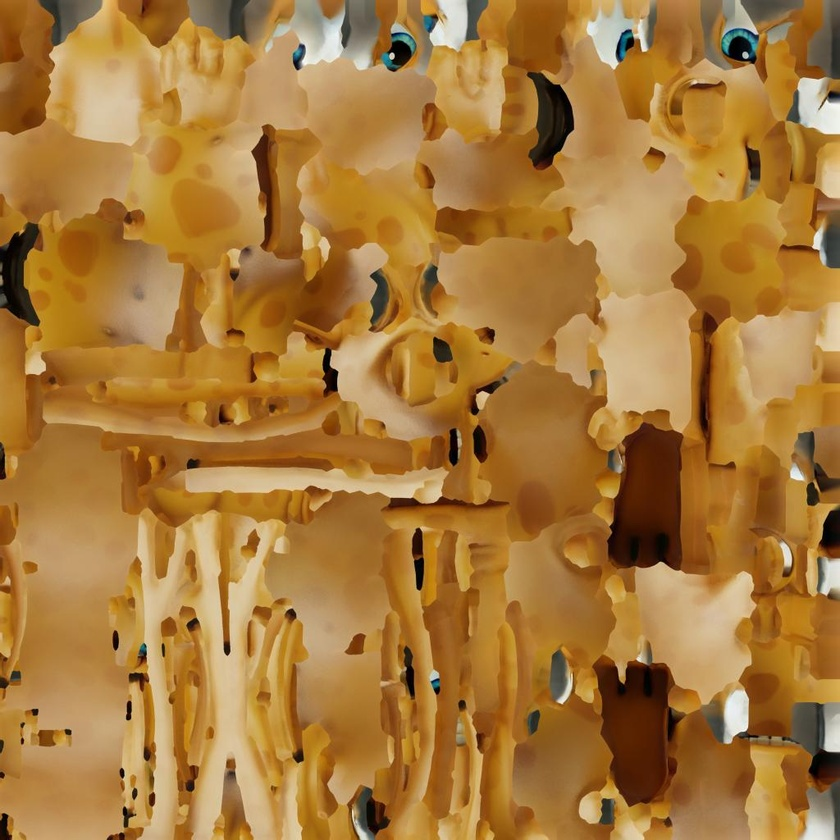
#> input picture art/generated/bog_basecolor.jpg, 840 x 840 px, shrunk from 1024 x 1024 before the run
$ python -i flame_glow.py   (imports and definitions only)
#> lines starting #> are read from the running program, lines starting #| are printed output that depends on the picture; after the words box and inside, x2 and y2 are one past the last pixel; in counts of white or black regions, pixels touching at a corner belong together
#> further down, picture is the input picture: PIL image 840x840 RGB; mean R, G, B 167.7, 121.7, 59.5
"""The campfire's glow — manufactured from its own base colour, after the textures.

`CAMPFIRE.glb` is a Tripo download, and a Tripo download is one mesh with one
material carrying base colour, a roughness-metallic map and a normal map. Its
flame is *geometry*: a modelled tongue of fire standing in the stones, painted
orange in the base texture and lit by nothing at all. Dropped into the menu as
it arrives it is a traffic cone. Nothing in the file says "this part of me is a
light".

The old menu fire said it the only way a hand-built prop can: two cones with
`SHADING_MODE_UNSHADED` and `emission_energy_multiplier` 2.2 and 3.4, comfortably
over the environment's 1.45 glow threshold (`arena_env.tres`), so the glow pass
bloomed them and nothing else in the glade. That threshold is what makes the
trick work, and it is also what makes it *unavailable* to a downloaded prop: a
baked-in orange sits under 1.0 in linear light, the threshold is 1.45, and no
amount of base colour ever reaches it. A surface only crosses 1.45 by emitting.

So this module gives the flame the one thing the download is missing, and gives
it in the place every other prop in `art/generated` carries it: an emission
texture in the asset. Nothing in GDScript then has to remember that the campfire
is special. Godot's importer reads `emissiveTexture` and
`KHR_materials_emissive_strength` straight into `emission_enabled`,
`emission_texture` and `emission_energy_multiplier` — the same three fields the
cones set by hand, so the fire glows for exactly the reason it used to, off an
asset instead of off a script.

**Why a hue mask rather than a hand-painted map.** Tripo's atlas is a scatter of
unrelated patches; there is no "flame island" to select by UV rectangle, and the
patches move if the model is ever re-downloaded or re-decimated. What does not
move is the paint: on a fire, orange *is* the flame. The mask is therefore a
question asked of the colour — is this texel a saturated, bright
red-through-yellow — and the answer is checked against the geometry rather than
trusted. At the shipping thresholds it lights nothing below 10 cm, twelve per
cent of the 12-24 cm band, sixty-four per cent of 24-36 cm and everything above
that, on a 92 cm model whose stone ring is the bottom quarter. That is the flame
column, found by colour and confirmed by height.

**Why the mask is blurred before it multiplies.** A hard mask is a hard edge,
and the glow pass is the one thing that makes a hard edge obvious: the bloom
stops dead on a texel boundary and the flame reads as cut out with scissors. Two
pixels at 1024 is about a millimetre and a half on the model — enough for the
bloom to fall off the way a flame's does, far too little to leak onto a stone.

**Why it runs after the texture loop and not from the bow's hook.**
`decimate_assets.py` re-copies every image in the *builder's* document by reading
its `bufferView` out of the *source* file. An image appended before that loop
would have its brand-new view index looked up in the wrong document and come
back as whatever bytes happened to live at that index. So this is a second hook
point, after the loop, and that ordering is the whole reason it exists.
"""

import io

import numpy as np
from PIL import Image, ImageFilter

# What counts as flame, asked of the base colour in HSV.
#
# Hue 0..65 degrees, wrapping through red: the fire is painted deep red at its
# base through orange to yellow at the tips, and 65 stops short of the
# yellow-green the moss around the pit is painted in. Saturation 0.62 and value
# 0.68 are what separate flame from *warm stone* — this atlas is full of tan and
# salmon rock faces at hue 25-35, and they sit at half the saturation of the
# paint on the flame. Measured against the geometry, not guessed; see the module
# docstring for where these thresholds land on the model.
HUE_MAX_DEGREES = 65.0
HUE_WRAP_DEGREES = 345.0
SATURATION_MIN = 0.62
VALUE_MIN = 0.68

# Feather on the mask edge, in texels of the emission map.
MASK_BLUR = 2.0

# How hard the flame emits.
#
# The environment's glow threshold is 1.45, so anything under that is a warm
# patch of paint and anything over it blooms. The brightest texels this mask
# keeps sit near 0.95, so 2.6 puts the flame's core at about 2.5 — over the
# threshold with room to spare, and between the old cones' 2.2 and 3.4, which is
# the amount of bloom this menu was framed around.
EMISSIVE_STRENGTH = 2.6

EMISSIVE_EXTENSION = "KHR_materials_emissive_strength"
EMISSIVE_IMAGE = "emissive"
BASECOLOR_IMAGE = "basecolor"


def flame_mask(img):
    """The feathered 0..1 mask of which texels are flame.

    Returns (mask, kept_fraction), the fraction being of the *hard* mask,
    because that is the number with a meaning — how much of the atlas is painted
    fire — where the blurred one only counts the length of its own edges.
    """
    hsv = np.asarray(img.convert("HSV")).astype(np.float32)
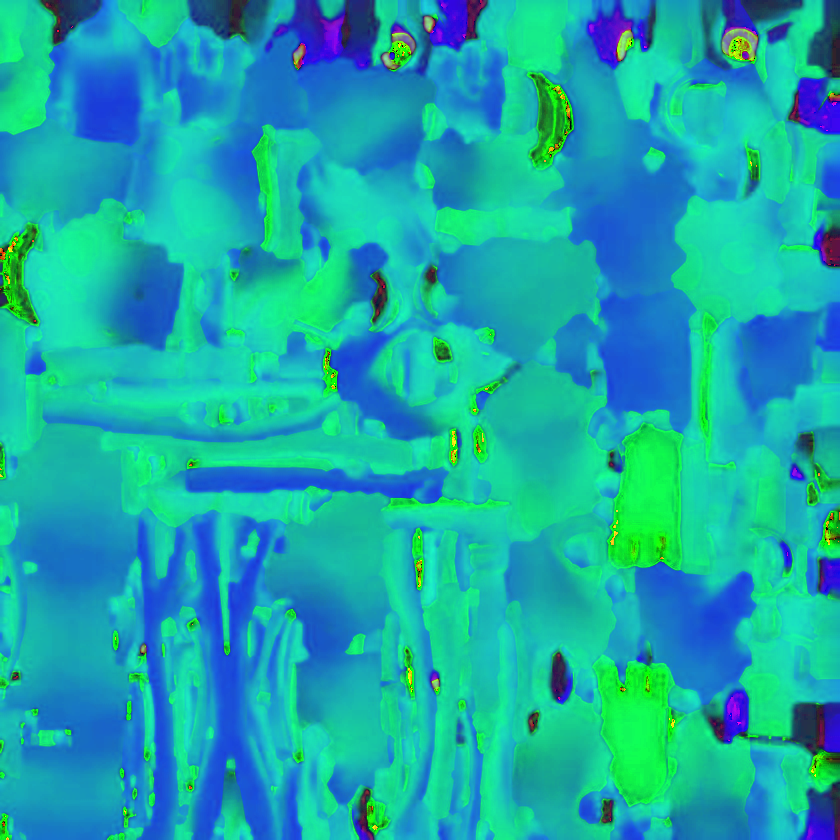
#> hsv: shape (840, 840, 3) float32; mean R, G, B 25.1, 169.1, 168
    hue = hsv[..., 0] * (360.0 / 255.0)
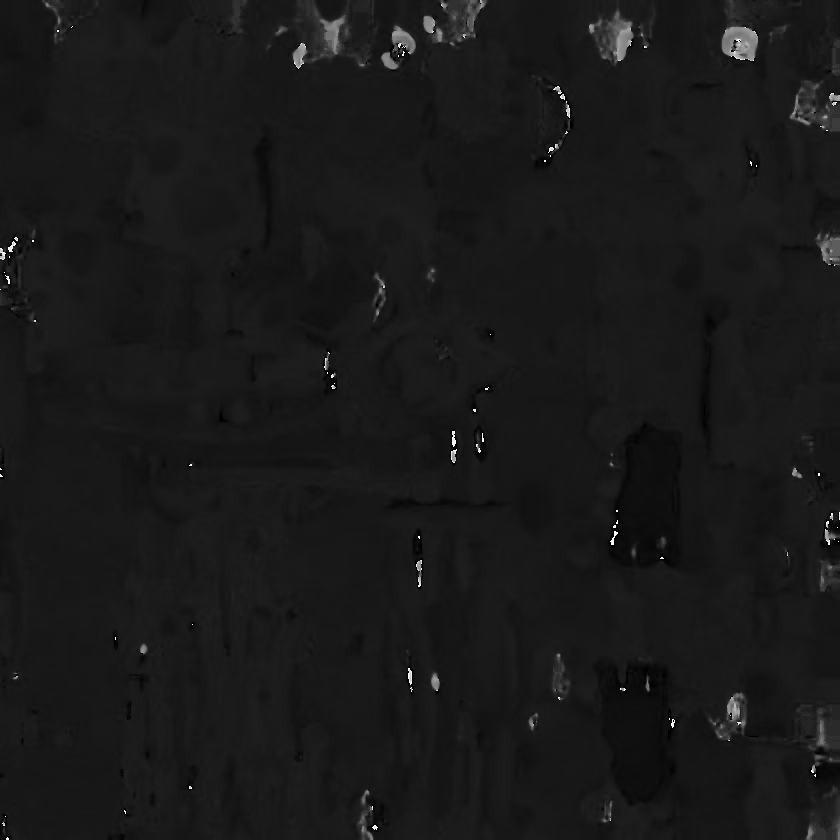
#> hue: shape (840, 840) float32; min 0, max 357.2, mean 35.5; drawn with min black and max white
    sat = hsv[..., 1] / 255.0
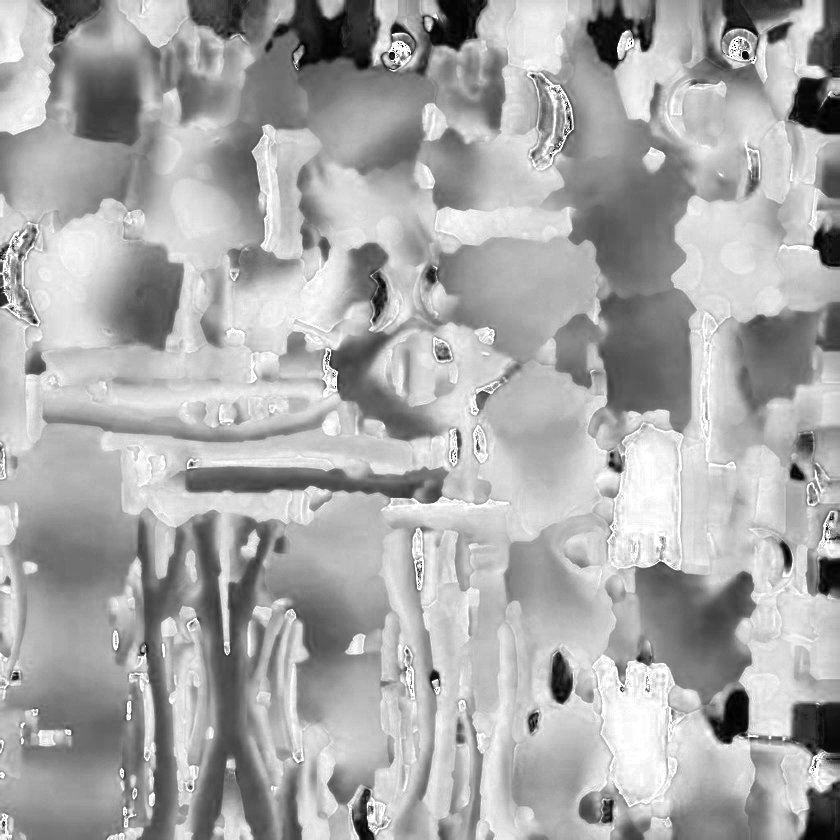
#> sat: shape (840, 840) float32; min 0, max 1, mean 0.663
    val = hsv[..., 2] / 255.0
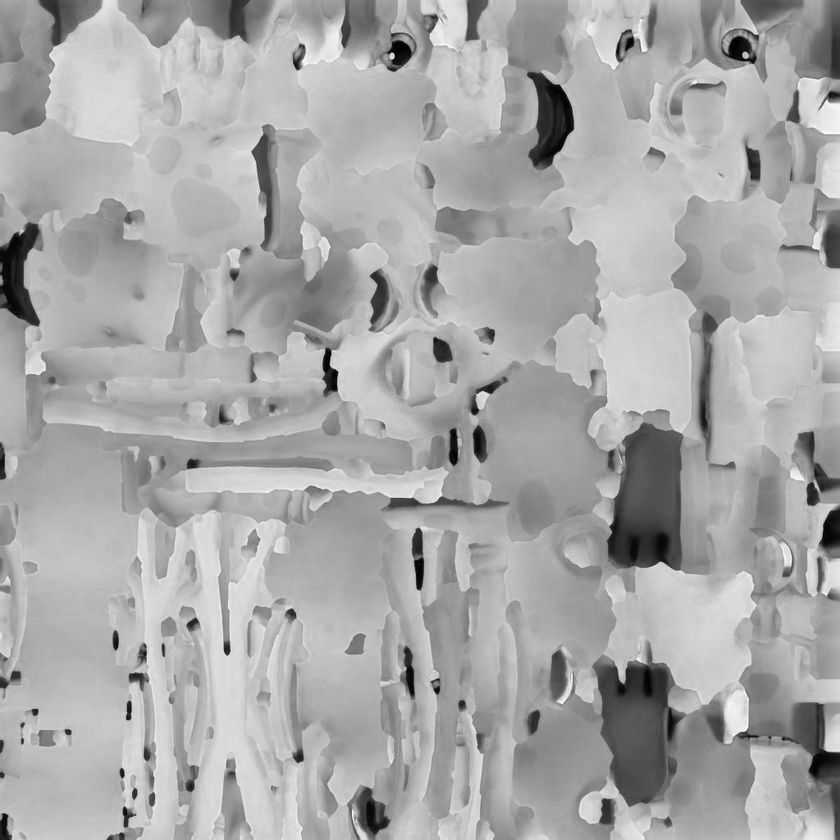
#> val: shape (840, 840) float32; min 0, max 1, mean 0.659

    hard = (((hue <= HUE_MAX_DEGREES) | (hue >= HUE_WRAP_DEGREES)) &
            (sat >= SATURATION_MIN) & (val >= VALUE_MIN))
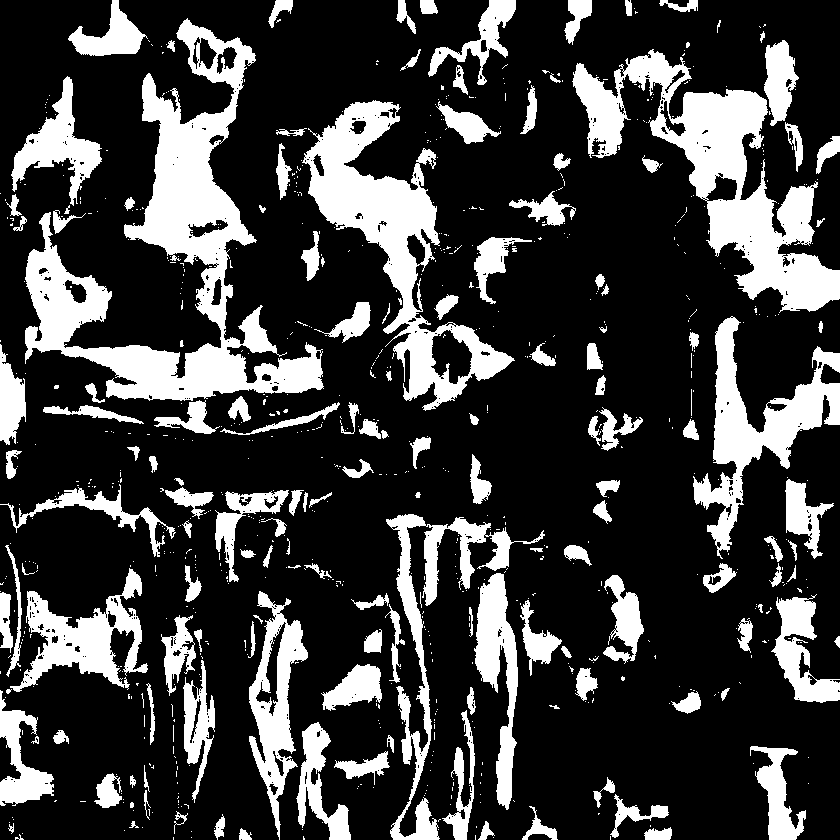
#> hard: shape (840, 840) bool; 23.9% white; 824 white regions (671 under 20 px), largest, box (x1, y1, x2, y2) and area: (25, 18, 324, 401) 30664, (572, 49, 840, 313) 21149, (302, 100, 515, 411) 16901
    kept = float(hard.mean())
#> kept = 0.239

    blurred = Image.fromarray((hard * 255).astype(np.uint8)).filter(
        ImageFilter.GaussianBlur(MASK_BLUR))
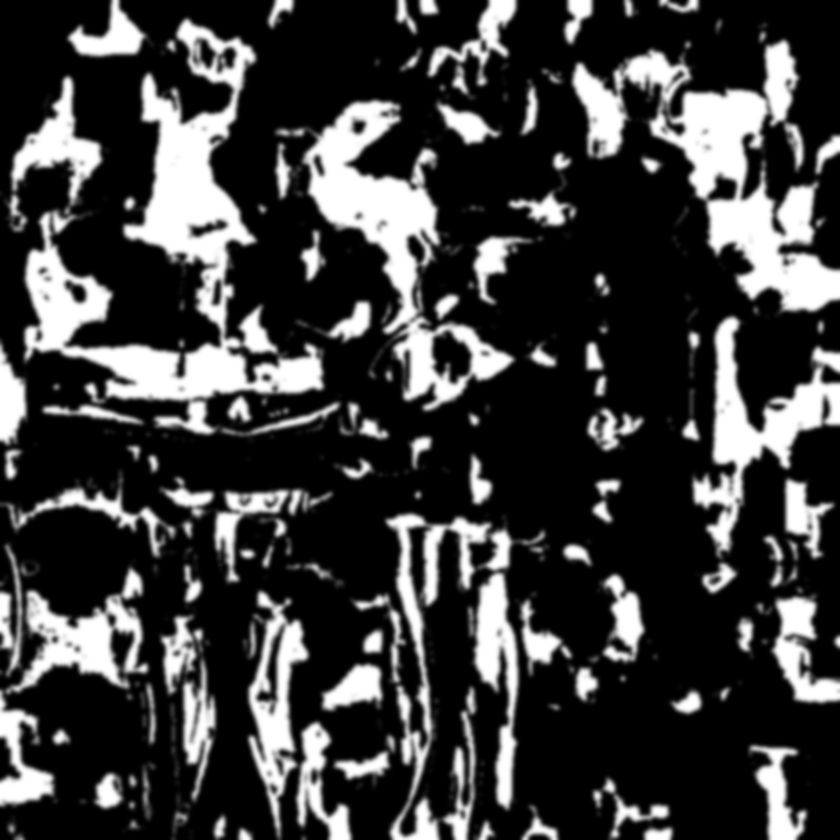
#> blurred: PIL image 840x840 L; min 0, max 255, mean 61.1
    return np.asarray(blurred).astype(np.float32) / 255.0, kept


# [65 lines left out: functions emission_png, add_emission, not called in this run]

>>> from PIL import Image
>>> picture = Image.open('../art/generated/bog_basecolor.jpg')
>>> result = flame_mask(picture)

$ run again, on art/generated/arrow_basecolor.png
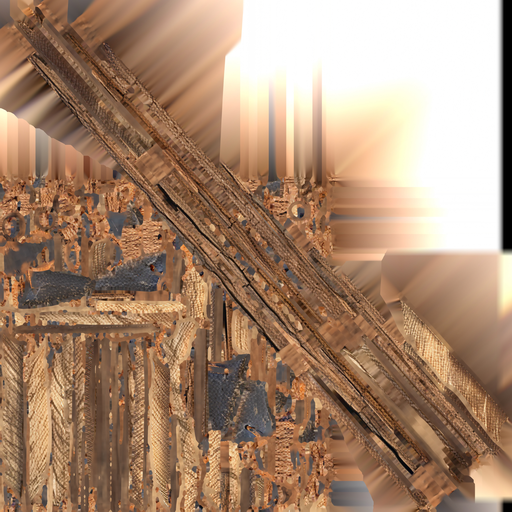
#> input picture art/generated/arrow_basecolor.png, 512 x 512 px
#> picture is the input picture: PIL image 512x512 RGB; mean R, G, B 167.8, 136.6, 112.5
#> in flame_mask, `val = hsv[..., 2] / 255.0`:
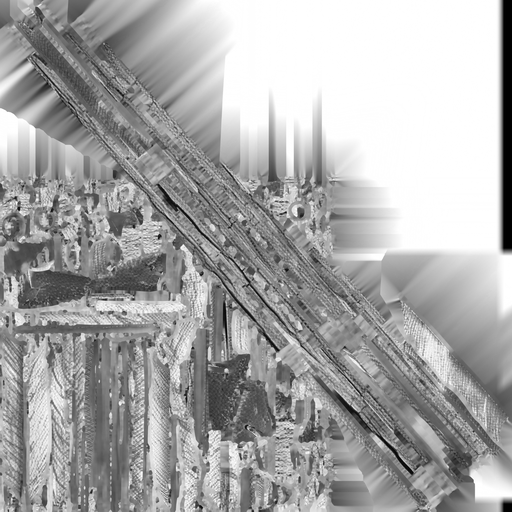
#> val: shape (512, 512) float32; min 0, max 1, mean 0.658
#> in flame_mask, `hard = (((hue <= HUE_MAX_DEGREES) | (hue >= HUE_WRAP_DEGREES)) & (sat ..`:
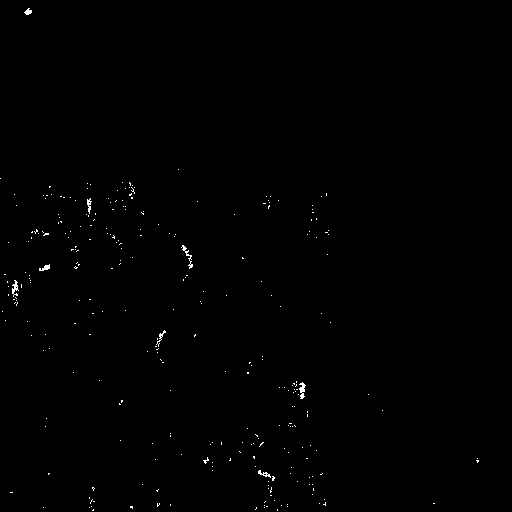
#> hard: shape (512, 512) bool; 0.35% white in thin lines or dots
#> kept = 0.00347

$ run again, on art/generated/campfire_basecolor.png
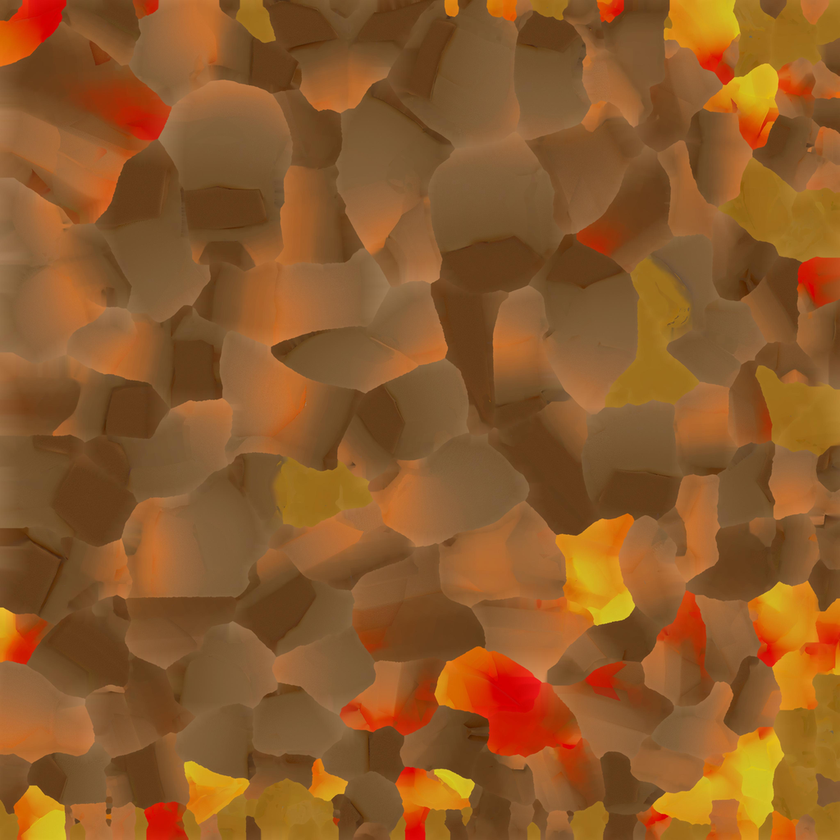
#> input picture art/generated/campfire_basecolor.png, 840 x 840 px, shrunk from 1024 x 1024 before the run
#> picture is the input picture: PIL image 840x840 RGB; mean R, G, B 140.8, 89.5, 41.5
#> in flame_mask, `hard = (((hue <= HUE_MAX_DEGREES) | (hue >= HUE_WRAP_DEGREES)) & (sat ..`:
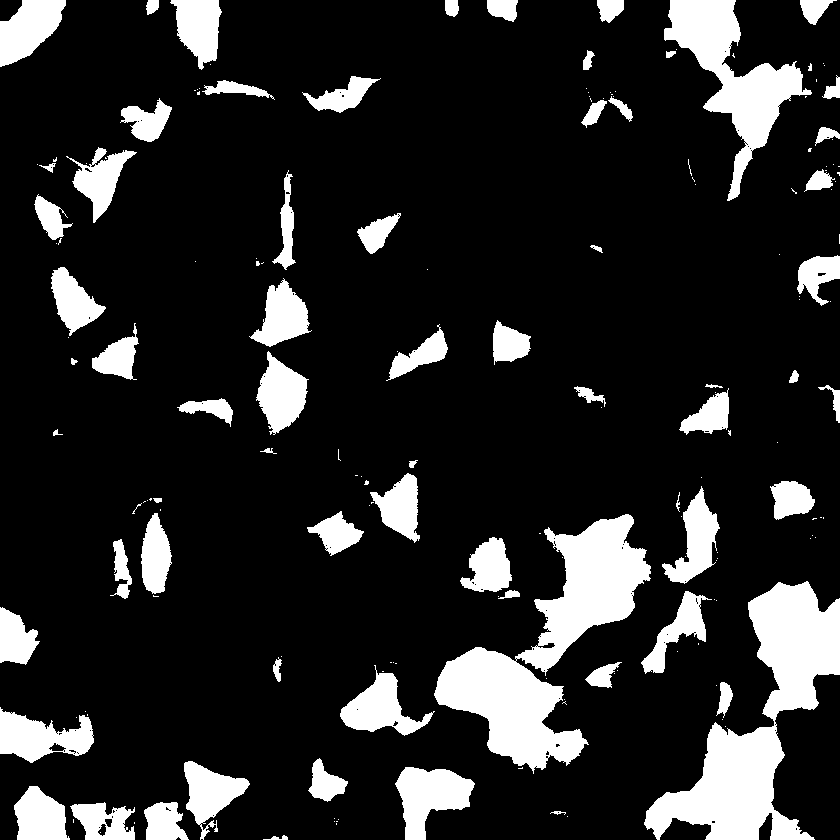
#> hard: shape (840, 840) bool; 15.8% white; 181 white regions (112 under 20 px), largest, box (x1, y1, x2, y2) and area: (434, 514, 651, 774) 19458, (644, 581, 840, 840) 18643, (664, 0, 812, 201) 9211
#> kept = 0.158
#> in flame_mask, `blurred = Image.fromarray((hard * 255).astype(np.uint8)).filter( Image..`:
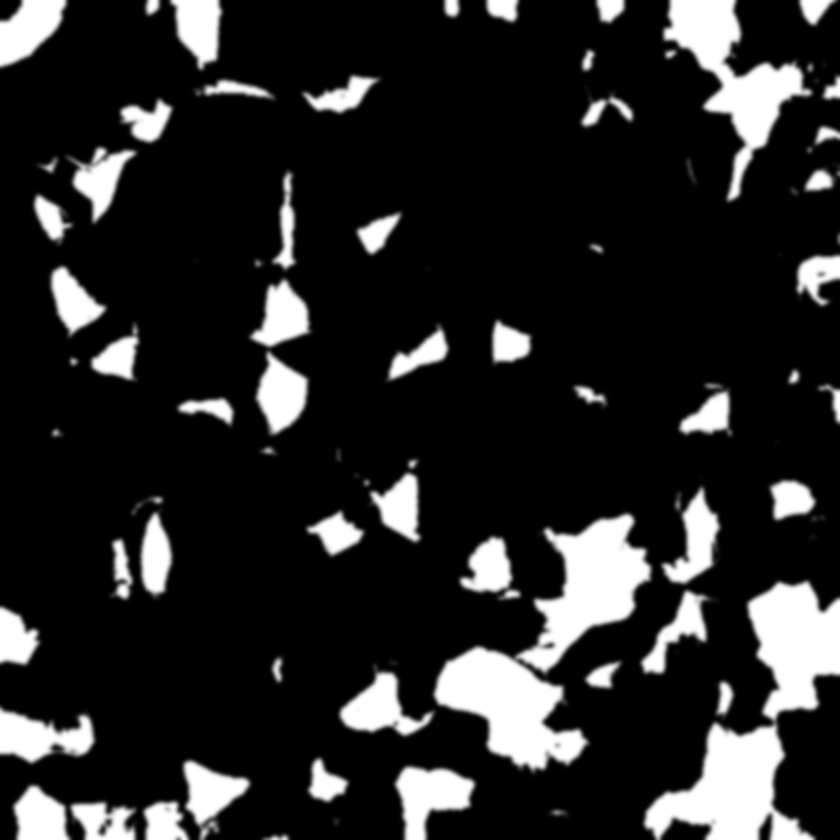
#> blurred: PIL image 840x840 L; min 0, max 255, mean 40.3
